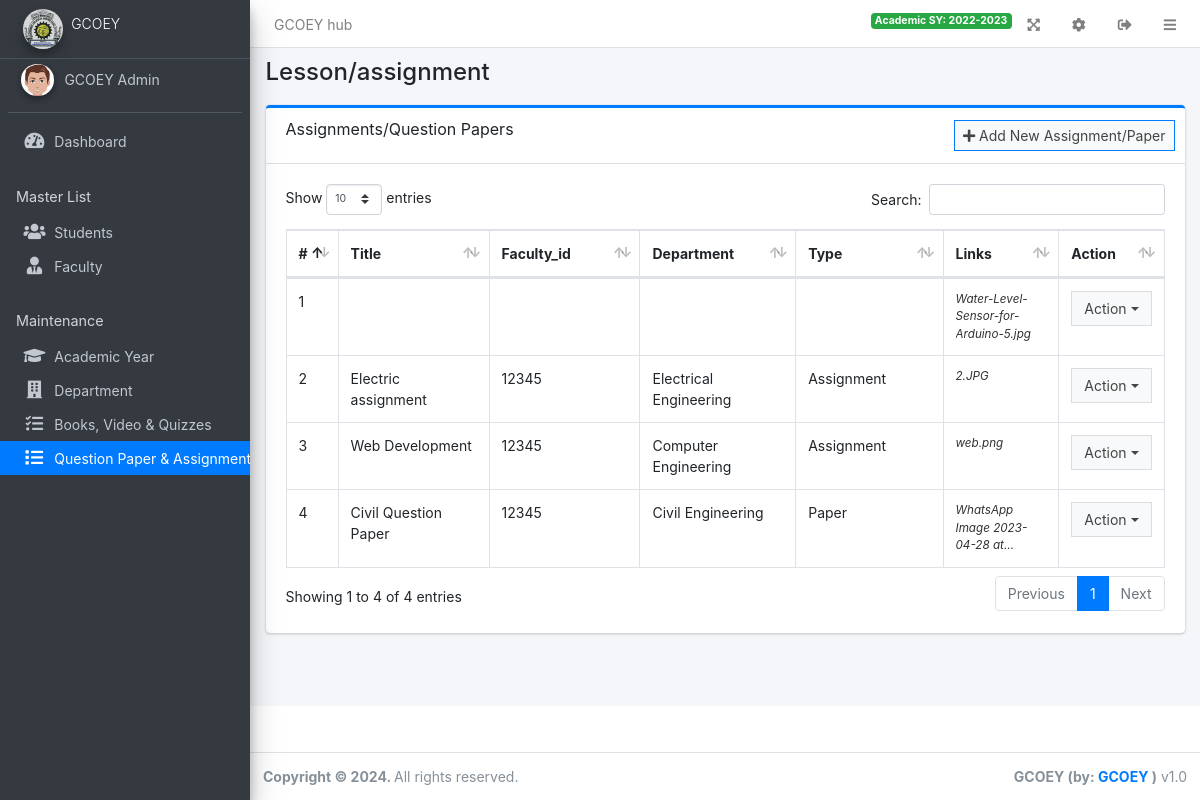
The page /admin/?page=lesson/assignment (signed in) on the database its author committed.
### tables this page shows
CREATE TABLE `assignm` (
  `id` int(11) NOT NULL,
  `academic_year_id` varchar(255) NOT NULL,
  `subject_id` varchar(255) NOT NULL,
  `faculty_id` varchar(255) NOT NULL,
  `title` varchar(255) NOT NULL,
  `types` varchar(255) NOT NULL,
  `link` varchar(255) NOT NULL
);

### admin/lesson/assignment.php (the view, shortened to what this page needs)
<div class="card card-outline card-primary w-fluid">
    <div class="card-header">
        <h3 class="card-title">Assignments/Question Papers</h3>
        <div class="card-tools">
            <a class="btn btn-block btn-sm btn-default btn-flat border-primary new_assignment" href="javascript:void(0)"><i class="fa fa-plus"></i> Add New Assignment/Paper</a>
        </div>
    </div>
    <div class="card-body">
        <table class="table table-bordered table-compact table-stripped">
            <colgroup>
                <col width="5%">
                <col width="20%">
                <col width="20%">
                <col width="20%">
				<col width="20%">
                <col width="15%">
            </colgroup>
            <thead>
                <tr>
                    <th>#</th>
                    <th>Title</th>
                    <th>Faculty_id</th>
                    <th>Department</th>
                    <th>Type</th>
					<th>Links</th>
                    <th>Action</th>
                </tr>
            </thead>
            <tbody>
                <?php
                $i = 1;
                $qry = $conn->query("SELECT * FROM assignm ");
                while ($row = $qry->fetch_assoc()) :
                ?>
                    <tr>
                        <td><?php echo $i++ ?></td>
                        <td><?php echo $row['title'] ?></td>
                        <td><?php echo $row['faculty_id'] ?></td>
                        <td>
                                <?php
                                    $subjectId = $row['subject_id'];
                                    if ($subjectId == 2) {
                                        echo "Computer Engineering";
                                    } elseif ($subjectId == 3) {
                                        echo "Civil Engineering";
                                    }elseif ($subjectId == 6) {
                                        echo "Mechanical Engineering";
                                    }elseif ($subjectId == 4) {
                                        echo "Electrical Engineering";
                                    }elseif ($subjectId == 5) {
                                        echo "Electronics Engineering";
                                    } else {
                                        echo $subjectId;
                                    }
                                ?>
                        </td>
						<td><?php echo $row['types'] ?></td>
                        <td><span class="truncate"><?php echo $row['link'] ?></span></td>
                        <td class="text-center">
                            <div class="btn-group">
                                <button type="button" class="btn btn-default btn-block btn-flat dropdown-toggle dropdown-hover dropdown-icon" data-toggle="dropdown" aria-expanded="false">
                                    Action
                                </button>
                            </div>
                        </td>
                    </tr>
                <?php endwhile; ?>
            </tbody>
        </table>
    </div>
</div>

### rows shown on the page
assignm: link "Water-Level-Sensor-for-Arduino-5.jpg"
assignm: title "Electric assignment", faculty "12345", shows "Electrical Engineering", types "Assignment", link "2.JPG"
assignm: title "Web Development", faculty "12345", shows "Computer Engineering", types "Assignment", link "web.png"
assignm: title "Civil Question Paper", faculty "12345", shows "Civil Engineering", types "Paper", link "WhatsApp Image 2023-04-28…"

### other values the page prints
$_settings->info('name') "GCOEY hub"
$_settings->userdata('academic_sy') "2022-2023"
$_settings->info('short_name') "GCOEY"
$_settings->userdata('firstname').' '.$_settings->userdata('lastname') "GCOEY Admin"
str_replace("_", " ",$page) "Lesson/assignment"
